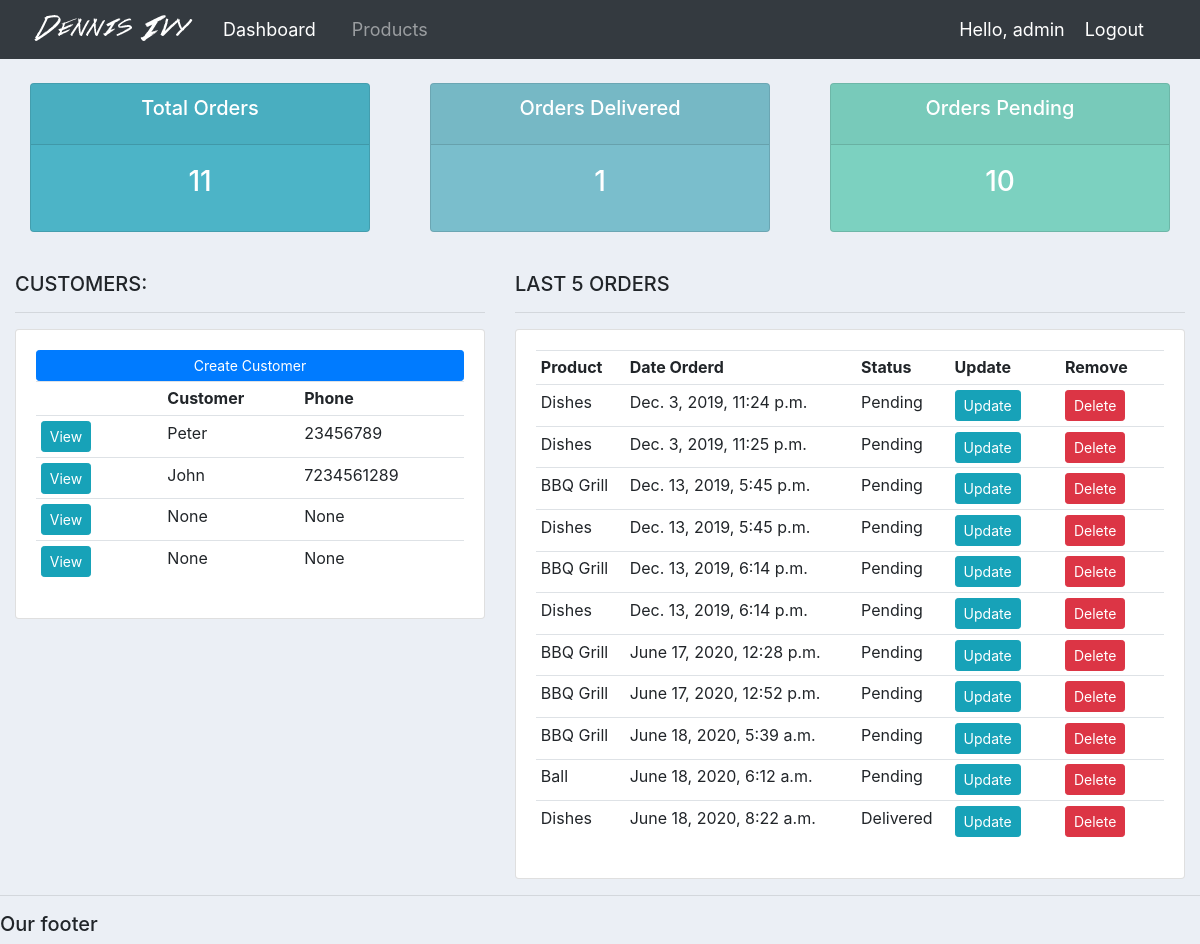
The app's page / (signed in), older data.
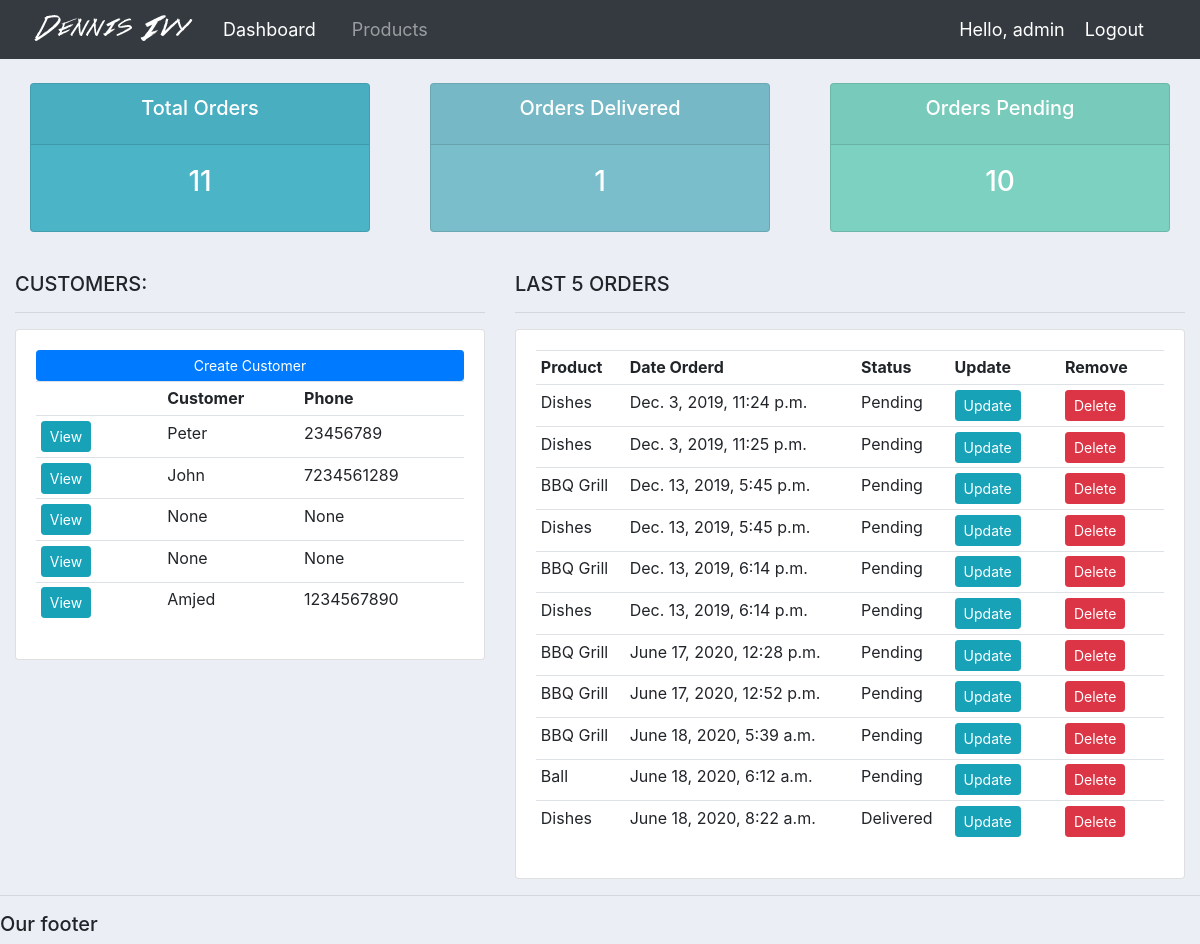
The same page, newer data.
### accounts/models.py (models this page shows, shortened)
class Customer(models.Model):
	user = models.OneToOneField(User, null=True, blank=True, on_delete=models.CASCADE)
	name = models.CharField(max_length=200, null=True)
	phone = models.CharField(max_length=200, null=True)
	email = models.CharField(max_length=200, null=True)
	profile_pic = models.ImageField(default='profile1.png', null=True, blank=True)
	date_created = models.DateTimeField(auto_now_add=True, null=True)

class Order(models.Model):
	STATUS = (
			('Pending', 'Pending'),
			('Out for delivery', 'Out for delivery'),
			('Delivered', 'Delivered'),
			)
	customer = models.ForeignKey(Customer, null=True, on_delete= models.SET_NULL)
	product = models.ForeignKey(Product, null=True, on_delete= models.SET_NULL)
	date_created = models.DateTimeField(auto_now_add=True, null=True)
	status = models.CharField(max_length=200, null=True, choices=STATUS)
	note = models.CharField(max_length=200, null=True)

class Product(models.Model):
	CATEGORY = (
			('Indoor', 'Indoor'),
			('Out Door', 'Out Door'),
			)
	name = models.CharField(max_length=200, null=True)
	price = models.FloatField(null=True)
	category = models.CharField(max_length=200, null=True, choices=CATEGORY)
	description = models.CharField(max_length=200, null=True, blank=True)
	date_created = models.DateTimeField(auto_now_add=True, null=True)
	tags = models.ManyToManyField(Tag)
	def __str__(self):
		return self.name

### accounts/decorators.py (the view)
    def wrapper_func(request, *args, **kwargs):
        group = None
        if request.user.groups.exists():
            group = request.user.groups.all()[0].name
        if group == 'customer':
            return redirect('user-page')
        if group == 'admin':
            return view_func(request, *args, **kwargs)

### accounts/views.py (called while the page is built)
@login_required(login_url='login')
@admin_only
def home(request):
    orders = Order.objects.all()
    customers = Customer.objects.all()
    total_customers = customers.count()
    total_orders = orders.count()
    delivered = orders.filter(status='Delivered').count()
    pending = orders.filter(status='Pending').count()
    context = {'orders': orders, 'customers': customers,
               'total_orders': total_orders, 'delivered': delivered,
               'pending': pending}
    return render(request, 'accounts/dashboard.html', context)

### accounts/templates/accounts/dashboard.html
{%  extends 'accounts/main.html' %}
{% block content %}
{%  include 'accounts/status.html' %}
<br>
<div class="row">
	<div class="col-md-5">
		<h5>CUSTOMERS:</h5>
		<hr>
		<div class="card card-body">
			<a class="btn btn-primary  btn-sm btn-block" href="">Create Customer</a>
			<table class="table table-sm">
				<tr>
					<th></th>
					<th>Customer</th>
					<th>Phone</th>
				</tr>
				{% for customer in customers %}
					<tr>
						<td><a class="btn btn-sm btn-info" href="{% url 'customer' customer.id %}">View</a></td>
						<td>{{customer.name}}</td>
						<td>{{customer.phone}}</td>
					</tr>
				{% endfor %}
			</table>
		</div>
	</div>
	<div class="col-md-7">
		<h5>LAST 5 ORDERS</h5>
		<hr>
		<div class="card card-body">
			<table class="table table-sm">
				<tr>
					<th>Product</th>
					<th>Date Orderd</th>
					<th>Status</th>
					<th>Update</th>
					<th>Remove</th>
				</tr>
				{% for order in orders %}
					<tr>
						<td>{{order.product}}</td>
						<td>{{order.date_created}}</td>
						<td>{{order.status}}</td>
						<td><a class="btn btn-sm btn-info" href="{% url 'update_order' order.id %}">Update</a></td>
						<td><a class="btn btn-sm btn-danger" href="{% url 'delete_order' order.id %}">Delete</a></td>
					</tr>
				{% endfor %}
			</table>
		</div>
	</div>
</div>
{% endblock %}

Row changes from the older to the newer data that the page shows:
added Customer: name "Amjed", phone "1234567890"
